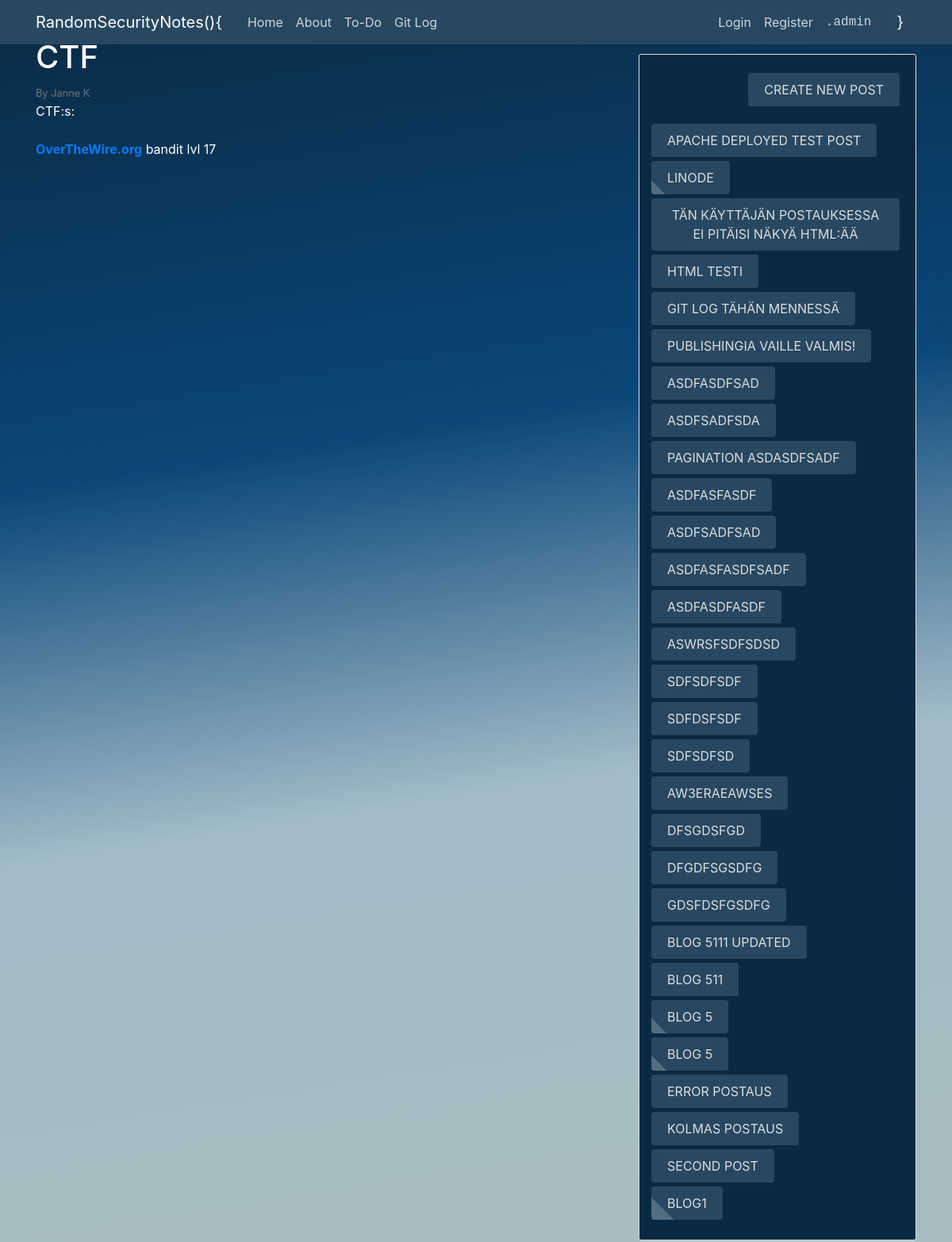
Before: /ctf/ with the older database file.
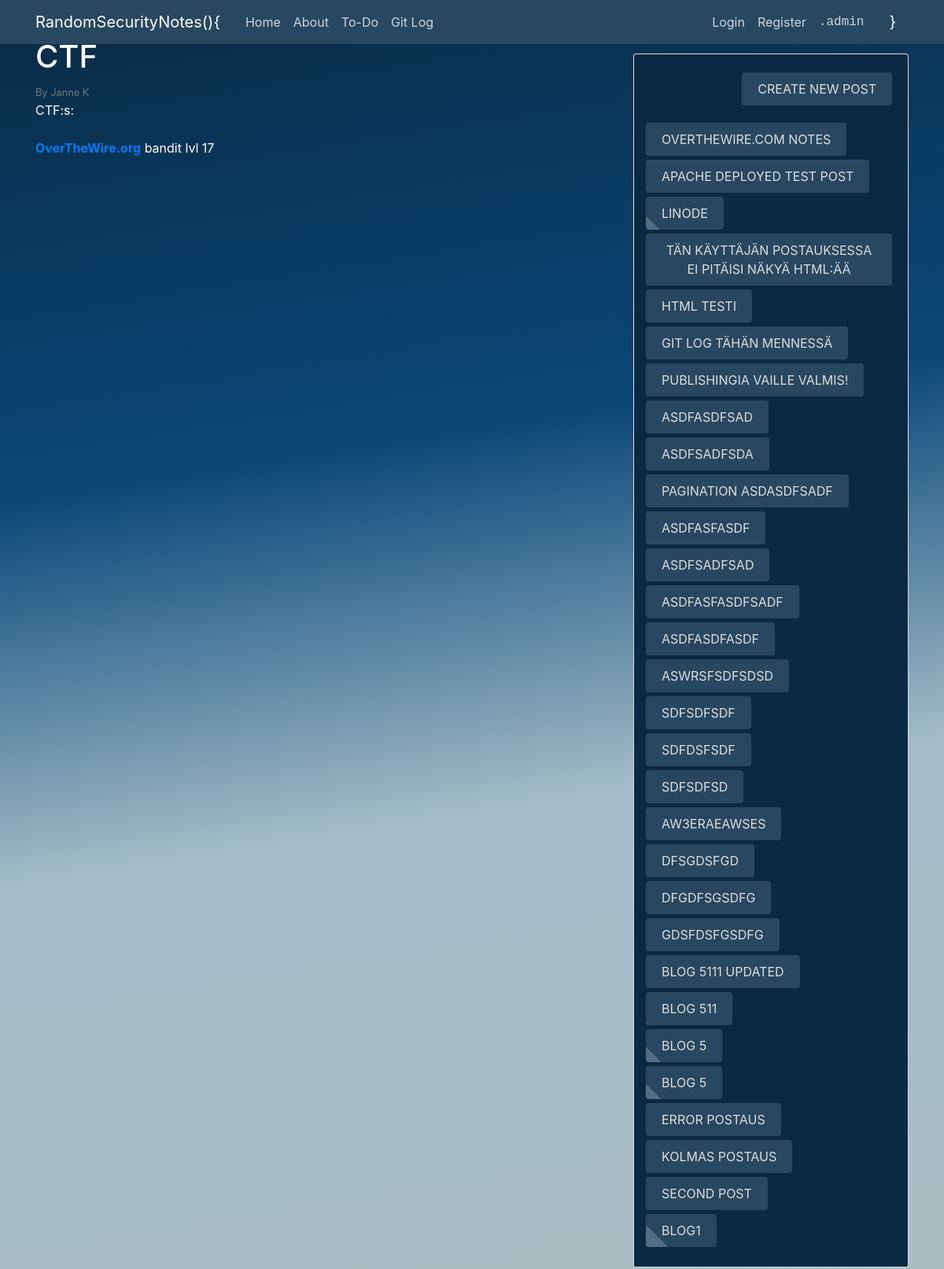
After: the same page with the newer database file.
### blog/models.py (models this page shows, shortened)
class Post(models.Model):
	title = models.CharField(max_length=100)
	content = models.TextField()
	date_posted = models.DateTimeField(default=timezone.now)
	author = models.ForeignKey(User, on_delete=models.CASCADE)

### blog/views.py (the view)
# urls.py: path('ctf/', views.ctf, name='blog-ctf'),
def ctf(request):
	return render(request, 'blog/ctf.html', {'title':'CTF'})

### blog/templatetags/load_side.py (called while the page is built)
@register.simple_tag
def load_side_posts():
	return Post.objects.all()

### blog/templates/blog/ctf.html
{% extends "blog/base.html" %}
{% block content %}
        <h1 class="mr-2">CTF</h1>
        <small class="text-muted">By Janne K</small>
        <p class="article-title">
                CTF:s:<br>
                <br>
                <b><a class"nav-item nav-link" href="https://overthewire.org">OverTheWire.org</a></b> bandit lvl  17<br>
        </p>
{% endblock content %}

### blog/templates/blog/base.html (shortened to what this page needs)
{% load static %}
<!DOCTYPE html>
<html>
<head>
    <link rel="stylesheet" href="https://cdn.jsdelivr.net/npm/bootstrap@4.5.3/dist/css/bootstrap.min.css">
    <link rel="stylesheet" type="text/css" href="{% static 'blog/main.css' %}">
</head>
<body>
	<header class="site-header">
	  <nav class="navbar navbar-expand-lg navbar-dark bg-steel fixed-top">
	    <div class="container">
	      <a class="navbar-brand mr-4" href="{% url 'blog-home' %}">RandomSecurityNotes(){</a>
	      <div class="collapse navbar-collapse" id="navbarToggle">
	        <div class="navbar-nav mr-auto align-text-bottom">
	          <a class="nav-item nav-link" href="{% url 'blog-home' %}">Home</a>
	          <a class="nav-item nav-link" href="{% url 'blog-about' %}">About</a>
		  	  <a class="nav-item nav-link" href="{% url 'blog-to-do' %}">To-Do</a>
		  	  <a class="nav-item nav-link" href="{% url 'blog-gitlog' %}">Git Log</a>
	        </div>
	        <div class="navbar-nav">
	          {% if user.is_authenticated %}
	          	<a class="nav-item nav-link" href="{% url 'profile' %}">Profile</a>
	          	<a class="nav-item nav-link" href="{% url 'logout' %}">Logout</a>
	          	<a class="nav-item nav-link text-monospace" href="{% url 'admin' %}">.admin</a>
	          {% else %}
		        <a class="nav-item nav-link" href="{% url 'login' %}">Login</a>
		        <a class="nav-item nav-link" href="{% url 'register' %}">Register</a>
		        <a class="nav-item nav-link text-monospace" href="{% url 'admin' %}">.admin</a>
		      {% endif %}
	        </div>
	        <div class="navbar-brand ml-4" href="#"> }</div>
	      </div>
	    </div>
	  </nav>
	</header>
	<main role="main" class="container ">
	  <div class="row bigDiv">
	    <div class="col-md-8">
	      {% block content %}{% endblock %}
	    </div>
	    {% if request.get_full_path != "/about/" and request.get_full_path != "/login/" and request.get_full_path != "/register/" %}
		    <div class="col-md-4">
		      <div class="content-section sivupalkki">
		          <a class="btn btn-secondary newPostButt btnSlide" href="{% url 'post-create' %}">CREATE NEW POST</a>
		          <br><br>
		          	{% load load_side %}
		          	{% load_side_posts as posts_nopag %}
		          	{% for post in posts_nopag reversed %}
					    <small><a class="btn btn-secondary mb-1 PostButt btnSlide" href="{% url 'post-detail' post.id %}">{{ post.title }}</a></small><br>
					{% endfor %}
		      </div>
		    </div>
	    {% endif %}
	  </div>
	</main>
</body>
</html>

Changed rows visible on the page:
added Post: title "OVERTHEWIRE.COM NOTES"
